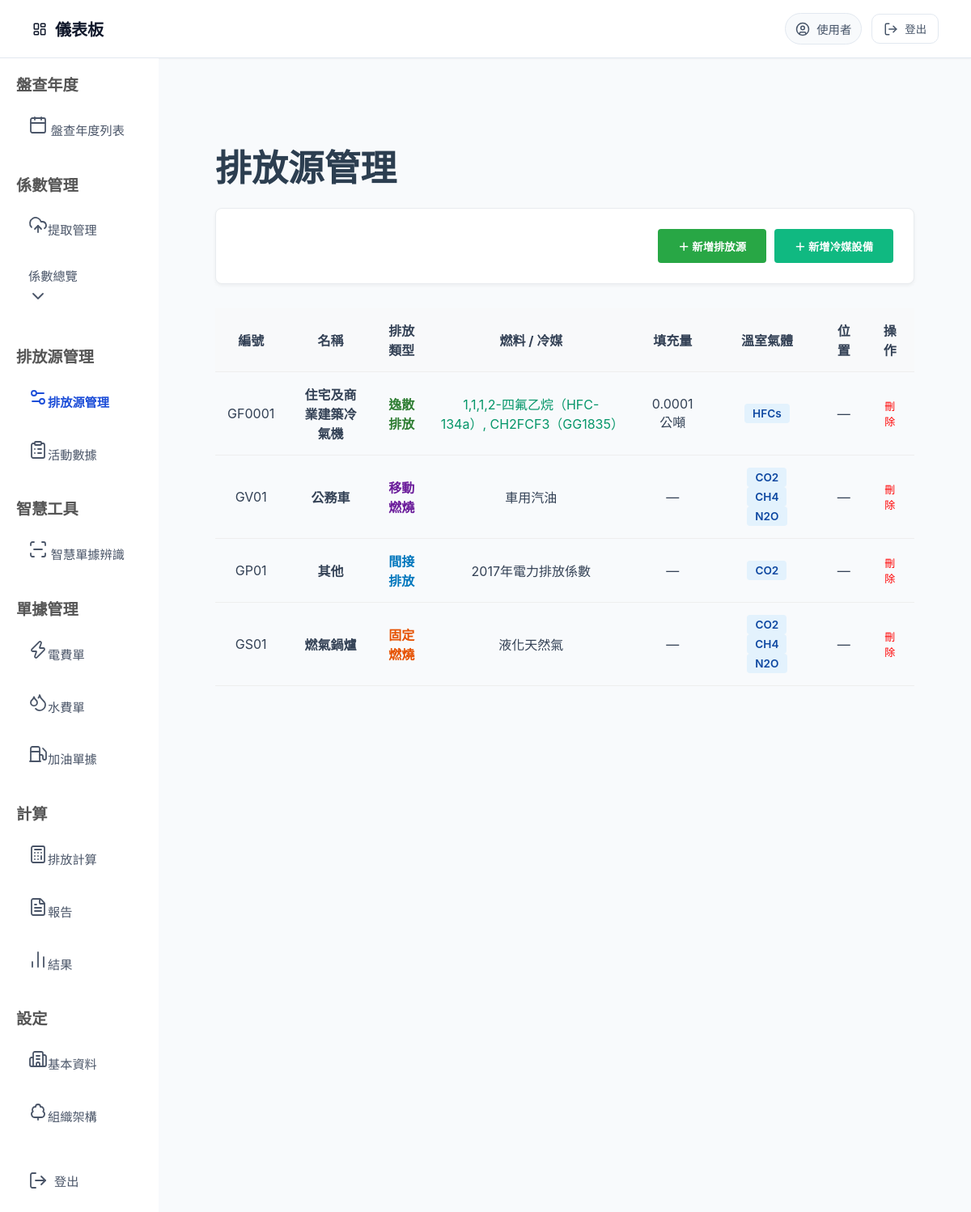
Page /devices/ on the committed database.
### model.py (models this page shows)
class Device(SQLModel, table=True):
    id: Optional[int] = Field(default=None, primary_key=True)
    name: str = Field(index=True)
    category: str
    emission_type: str = Field(default="固定燃燒")
    location: str
    factor_ref_code: str
    gas_type: str
    unit: str
    device_number: Optional[str] = None
    device_code: Optional[str] = None
    quantity: int = 1
    fill_amount: Optional[float] = None
    fill_unit: Optional[str] = None
    equipment_category: Optional[str] = None
    refrigerant_code: Optional[str] = None

class EmissionFactor(SQLModel, table=True):
    code: str = Field(primary_key=True)
    gas_type: str = Field(primary_key=True)
    original_code: str = Field(index=True)
    emission_type: str = "固定燃燒"
    name: str
    factor_value: float
    unit: str
    year: int
    factor_source: Optional[str] = None
    calculation_method: Optional[str] = None
    lower_heating_value: Optional[float] = None
    lhv_unit: Optional[str] = None
    updated_at: datetime = Field(default_factory=datetime.utcnow)

### routers/devices.py (the view)
@router.get("/", response_class=HTMLResponse)
async def device_manage_page(request: Request, session: Session = Depends(get_session)):
    devices = session.exec(select(Device).order_by(col(Device.id).desc())).all()
    all_factors = session.exec(
        select(
            EmissionFactor.name,
            EmissionFactor.original_code,
            EmissionFactor.emission_type,
        )
    ).all()
    factor_map: dict[str, str] = {}
    factor_options_json: list[dict[str, str]] = []
    seen_keys: set[tuple[str, str]] = set()
    for name, original_code, emission_type in all_factors:
        normalized_name = _norm_text(name)
        normalized_code = _norm_text(original_code)
        normalized_type = _norm_text(emission_type) or "未分類"
        if not normalized_name or not normalized_code:
            continue
        dedupe_key = (normalized_type, normalized_code)
        if dedupe_key in seen_keys:
            continue
        seen_keys.add(dedupe_key)
        factor_options_json.append(
            {
                "name": normalized_name,
                "original_code": normalized_code,
                "emission_type": normalized_type,
            }
        )
        factor_map.setdefault(normalized_code, normalized_name)
    gwp_refs = session.exec(
        select(GWPReference).order_by(GWPReference.gas_name_zh)
    ).all()
    for gwp in gwp_refs:
        formula = _norm_text(gwp.formula)
        if not formula:
            continue
        label = f"{gwp.gas_name_zh}（{formula}）"
        dedupe_key = ("逸散排放", formula)
        if dedupe_key in seen_keys:
            continue
        seen_keys.add(dedupe_key)
        factor_options_json.append({
            "name": label,
            "original_code": formula,
            "emission_type": "逸散排放",
        })
        factor_map[formula] = label
        for alias in _extract_refrigerant_aliases(gwp):
            factor_map.setdefault(alias, label)
    factor_options_json.sort(
        key=lambda item: (
            EMISSION_TYPE_ORDER.get(item["emission_type"], 99),
            item["name"],
        )
    )
    appendix_device_options = session.exec(
        select(AppendixReference)
        .where(AppendixReference.appendix_type == "device")
        .order_by(col(AppendixReference.seq), AppendixReference.code)
    ).all()
    refrigerant_names = {code: info["name"] for code, info in REFRIGERANT_EQUIPMENT.items()}
    return templates.TemplateResponse(
        "device_management.html",
        {
            "request": request,
            "devices": devices,
            "factor_map": factor_map,
            "factor_options_json": factor_options_json,
            "appendix_device_options": appendix_device_options,
            "refrigerant_names": refrigerant_names,
        },
    )

### templates/device_management.html (shortened to what this page needs)
{% extends "base.html" %}
{% block head %}
<link rel="stylesheet" href="/static/css/factor_management.css">
<link rel="stylesheet" href="/static/css/device_management.css">
{% endblock %}
{% block content %}
<div style="padding: 30px; max-width: 1400px; margin: auto;">
    <h1>排放源管理</h1>
    <div class="device-card device-toolbar" style="display:flex; gap:10px; flex-wrap:wrap;">
        <button type="button" class="btn-add" onclick="openDeviceModal()">＋ 新增排放源</button>
        <button type="button" class="btn-add" style="background:#10b981;" onclick="openRefrigerantModal()">＋ 新增冷媒設備</button>
    </div>
    <table class="device-table">
        <thead style="background: #f8f9fa;">
        <tr>
            <th>編號</th>
            <th>名稱</th>
            <th>排放類型</th>
            <th>燃料 / 冷媒</th>
            <th>填充量</th>
            <th>溫室氣體</th>
            <th>位置</th>
            <th>操作</th>
        </tr>
        </thead>
        <tbody>
        {% for d in devices %}
        <tr>
            <td>{{ d.device_number or d.id }}</td>
            <td><strong>{{ d.name }}</strong></td>
            <td>
                {% if d.equipment_category %}
                    <span style="color:#2e7d32; font-weight:600;">逸散排放</span>
                {% elif d.emission_type == '移動燃燒' %}
                    <span style="color:#6a1b9a; font-weight:600;">移動燃燒</span>
                {% elif d.emission_type == '能源間接排放' or d.factor_ref_code == 'ELECTRICITY' %}
                    <span style="color:#0277bd; font-weight:600;">間接排放</span>
                {% elif d.emission_type == '逸散排放' %}
                    <span style="color:#2e7d32; font-weight:600;">逸散排放</span>
                {% else %}
                    <span style="color:#e65100; font-weight:600;">固定燃燒</span>
                {% endif %}
            </td>
            <td>
                {% if d.equipment_category %}
                    <span style="color:#059669;">{{ factor_map.get(d.refrigerant_code, d.refrigerant_code) }}</span>
                {% else %}
                    {{ factor_map.get(d.factor_ref_code, '—') }}
                {% endif %}
            </td>
            <td>
                {% if d.equipment_category and d.fill_amount is not none %}
                    {{ d.fill_amount }} 公噸
                {% elif d.equipment_category %}
                    —
                {% else %}
                    —
                {% endif %}
            </td>
            <td>
                {% if d.gas_type %}
                    {% for gas in d.gas_type.split(',') %}
                        <span class="badge-gas">{{ gas }}</span>
                    {% endfor %}
                {% else %}
                    —
                {% endif %}
            </td>
            <td>{{ d.location or '—' }}</td>
            <td>
                <form action="/devices/delete/{{ d.id }}" method="post" style="display:inline;">
                    <button type="submit" style="color:red; border:none; background:none; cursor:pointer; font-size:13px;" onclick="return confirm('確定刪除？')">刪除</button>
                </form>
            </td>
        </tr>
        {% endfor %}
        </tbody>
    </table>
</div>
{% endblock %}

### static/css/index.css (style rules this page uses)
body { margin: 0; font-family: "Noto Sans TC", "Inter", -apple-system, BlinkMacSystemFont, "Segoe UI", Roboto, "Helvetica Neue", Arial, sans-serif; background-color: #f8fafc; color: #334155; display: flex; flex-direction: column; min-height: 100vh; }
h1 { color: #2c3e50; margin-bottom: 20px; font-size: 2.8em; font-weight: 700; }

### static/css/factor_management.css (style rules this page uses)
.badge-gas { background: #e8f5e9; color: #2e7d32; padding: 2px 7px; border-radius: 10px; font-size: 0.82em; font-weight: 600; }

### static/css/device_management.css (style rules this page uses)
.device-card { background: white; padding: 25px; border-radius: 8px; border: 1px solid #e9ecef; box-shadow: 0 2px 4px rgba(0, 0, 0, 0.05); margin-bottom: 30px; }
.device-toolbar { display: flex; justify-content: flex-end; }
.btn-add { background-color: #28a745; color: white; border: none; padding: 10px 25px; border-radius: 4px; cursor: pointer; font-weight: 600; height: 42px; }
.badge-gas { background: #e3f2fd; color: #0d47a1; padding: 4px 10px; border-radius: 4px; font-size: 0.85em; margin: 0 2px; display: inline-block; }
.device-table { width: 100%; border-collapse: collapse; text-align: center; }
.device-table th, .device-table td { padding: 15px; border-bottom: 1px solid #eee; }
.device-table th { text-align: center; }

### rows in the picture
Device: device_number "GF0001", name "住宅及商業建築冷氣機", equipment_category "逸散排放", get "1,1,1,2-四氟乙烷（HFC-134a）, CH2FCF3（GG1835）", fill_amount "0.0001", gas_type "HFCs", location "—"
Device: device_number "GV01", name "公務車", emission_type "移動燃燒", get "車用汽油", gas "CO2" "CH4" "N2O", location "—"
Device: device_number "GP01", name "其他", emission_type "間接排放", get "2017年電力排放係數", gas_type "CO2", location "—"
Device: device_number "GS01", name "燃氣鍋爐", emission_type "固定燃燒", get "液化天然氣", gas "CO2" "CH4" "N2O", location "—"

### other values in the picture
{{ request.session.get("username", "使用者") }} "使用者"
